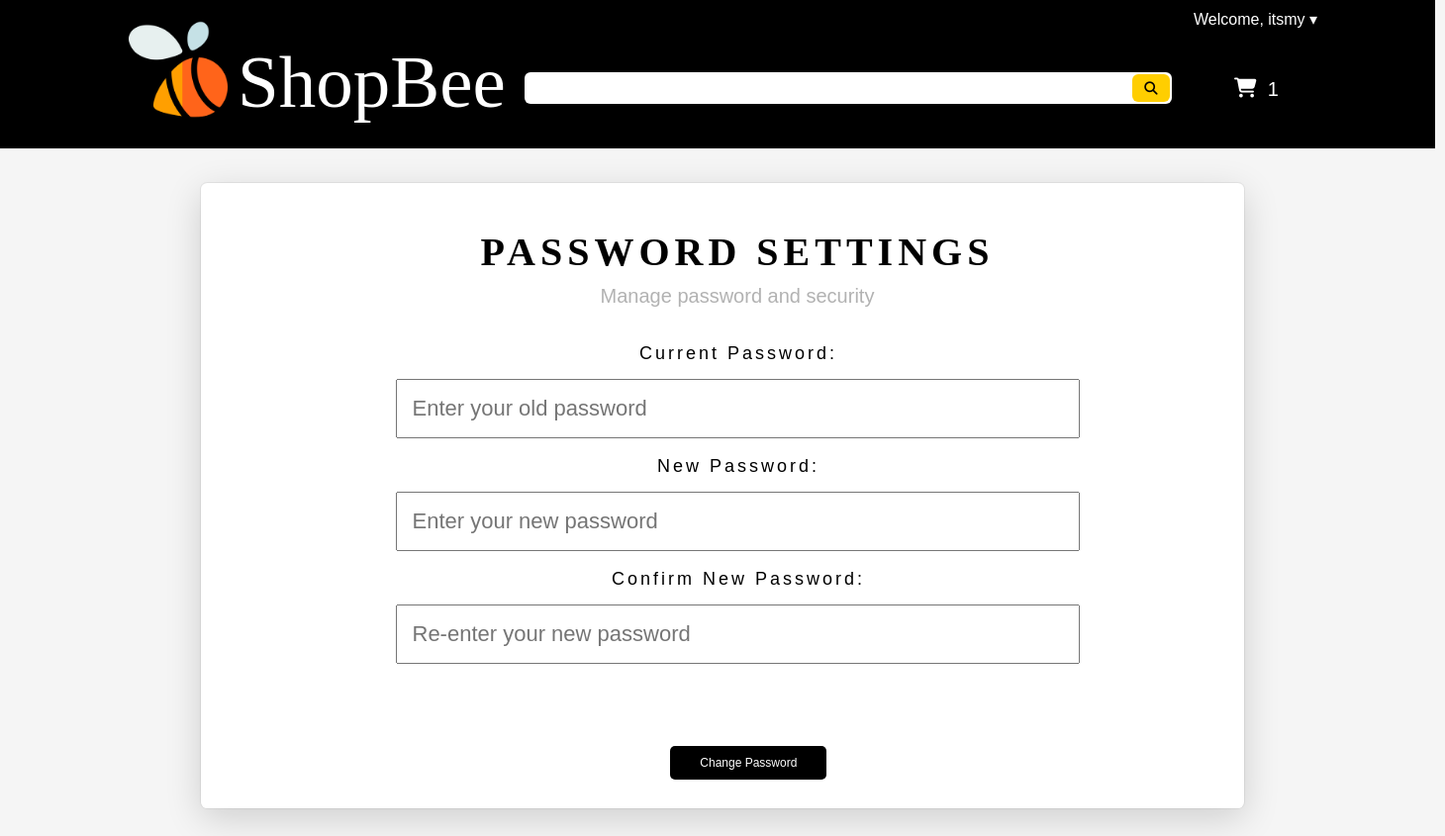
Screenshot of /users-change-password.php (signed in) with the database file from the repository.
### tables this page shows
CREATE TABLE `design_settings` (
  `id` int(11) NOT NULL,
  `background_color` varchar(255) DEFAULT NULL,
  `font_color` varchar(255) DEFAULT NULL,
  `shop_name` varchar(255) DEFAULT NULL,
  `logo_path` varchar(255) DEFAULT NULL,
  `image_one_path` varchar(255) DEFAULT NULL,
  `image_two_path` varchar(255) DEFAULT NULL,
  `image_three_path` varchar(255) DEFAULT NULL,
  `banner_one_path` varchar(255) DEFAULT NULL,
  `banner_two_path` varchar(255) DEFAULT NULL,
  `endorse_one_path` varchar(255) DEFAULT NULL,
  `endorse_two_path` varchar(255) DEFAULT NULL,
  `endorse_three_path` varchar(255) DEFAULT NULL
);

### users-change-password.php (the view, shortened to what this page needs)
<?php
    include 'change-password.php';
?>
<?php
    $dbConnection = mysqli_connect("localhost:3306", "root", "", "finalProject");
    if (isset($_SESSION['user_name'])) {
        $userName = $_SESSION['user_name'];
    } else {
        header("Location: http://localhost/finalProject/no-account-landing-page.php");
        exit;
    }
    $sqlGetSettings = "SELECT * FROM design_settings WHERE id = 1";
    $resultSettings = $dbConnection->query($sqlGetSettings);
    if ($resultSettings->num_rows > 0) {
        while ($row = $resultSettings->fetch_assoc()) {
            $shopName = $row["shop_name"];
            $logoPath = $row["logo_path"];
        }
    } else {
        echo "0 results";
    }
    ?>
    <!DOCTYPE html>
    <html lang="en">
    <head>
        <link rel="stylesheet" href="https://cdnjs.cloudflare.com/ajax/libs/font-awesome/6.4.2/css/all.min.css" />
    </head>
    <body>
    <a href="customer-dashboard.php?user=<?php echo $userName; ?>">
            <div class="container-header">
                <img class="logo" src="img/<?php echo basename($logoPath); ?>" alt="Logo">
                <label class="shop"><?php echo $shopName; ?></label>
            </div>
        </a>
        <div class="content-search">
            <input type="text" class="search-bar" />
            <button class="search-button">
                <i class="fa-solid fa-magnifying-glass"></i>
            </button>
        </div>
        <a href="cart.php?user=<?php echo $userName; ?>">
            <button class="cart-button">
                <i class="fas fa-shopping-cart"></i>
                <?php
                $dbConnection = mysqli_connect("localhost:3306", "root", "", "finalProject");
                $userQuery = "SELECT id FROM users WHERE name = ?";
                $userStatement = mysqli_prepare($dbConnection, $userQuery);
                mysqli_stmt_bind_param($userStatement, "s", $userName);
                mysqli_stmt_execute($userStatement);
                $userResult = mysqli_stmt_get_result($userStatement);
                $userRow = mysqli_fetch_assoc($userResult);
                $user_id = isset($userRow['id']) ? $userRow['id'] : 0;
                $cartCountQuery = "SELECT COUNT(*) AS count FROM cart WHERE user_id = ?";
                $cartCountStatement = mysqli_prepare($dbConnection, $cartCountQuery);
                if ($cartCountStatement) {
                    mysqli_stmt_bind_param($cartCountStatement, "i", $user_id);
                    mysqli_stmt_execute($cartCountStatement);
                    $cartCountResult = mysqli_stmt_get_result($cartCountStatement);
                    if ($cartCountResult) {
                        $cartCountRow = mysqli_fetch_assoc($cartCountResult);
                        $cartCount = isset($cartCountRow['count']) ? $cartCountRow['count'] : "0";
                        echo "<span class='cart-number'>$cartCount</span>";
                    }
                }
                ?>
            </button>
        </a>
        <nav class="nav-right">
            <div class="dropdown">
                <button class="dropbtn">Welcome, <?php echo $userName; ?> &#9662;</button>
            </div>
        </nav>
<div class="settings">
    <h1>PASSWORD SETTINGS</h1>
    <p> Manage password and security</p> <br> <br>
    <form method="post">
        <label for="current_password">Current Password:</label> <br>
        <input type="password" id="current_password" name="current_password" placeholder="Enter your old password" required> <br> <br>
        <label for="password">New Password:</label> <br>
        <input type="password" id="password" name="password" placeholder="Enter your new password" value="" required /> <br> <br>
        <label for="confirm_password">Confirm New Password:</label> <br>
        <input type="password" id="confirm_password" name="confirm_password" placeholder="Re-enter your new password" value="" required /> <br> <br>
        <button type="submit" name="change_password">Change Password</button>
        </form>
    </div>
</body>
</html>

### rows the page displays
design_settings: logo_path (picture), shop_name "ShopBee"

### other values shown
$cartCount "1"
$userName "itsmy"
